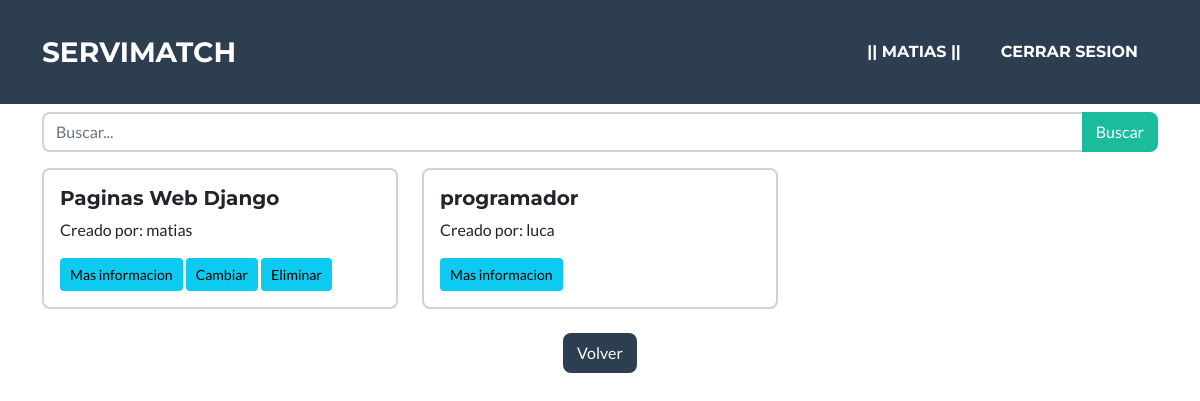
Before: /servicio/ofrecer/list/ (signed in) with the older database file.
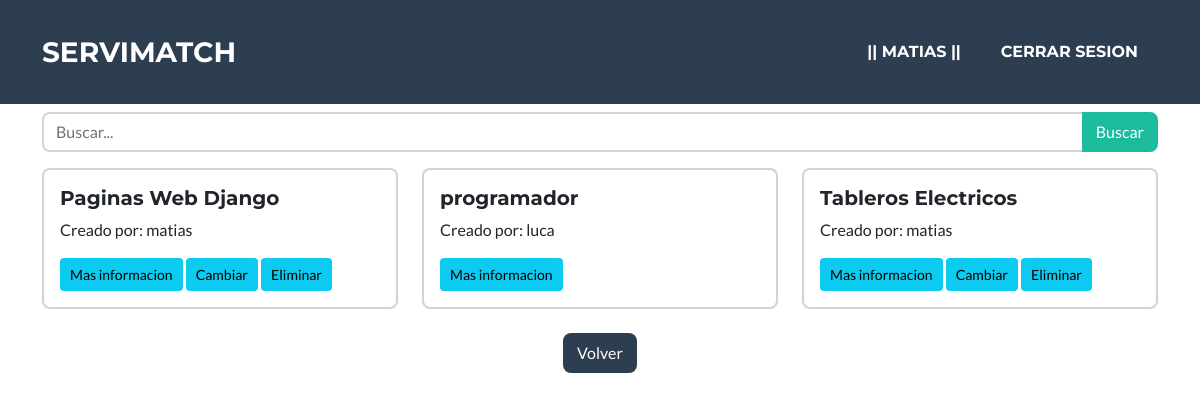
After: the same page with the newer database file.
### servicio/models.py (models this page shows, shortened)
class Servicio(models.Model):
    titulo = models.CharField(max_length=200)
    descripcion = models.TextField()
    usuario = models.ForeignKey(User, on_delete=models.CASCADE, default=None)
    imagen = models.ImageField(upload_to="imagenes", null=True, blank=True)

class OfrecerServicio(Servicio):
    precio = models.DecimalField(max_digits=10, decimal_places=2)
    disponible_desde = models.DateField()
    disponible_hasta = models.DateField()
    fecha_publicacion = models.DateField(auto_now_add=True)

class Servicio(models.Model):
    titulo = models.CharField(max_length=200)
    descripcion = models.TextField()
    usuario = models.ForeignKey(User, on_delete=models.CASCADE, default=None)
    imagen = models.ImageField(upload_to="imagenes", null=True, blank=True)

### servicio/views.py (the view)
# urls.py: path("ofrecer/list/", OfrecerServicioList.as_view(),name="ofrecer_servicio_list"),
class OfrecerServicioList(LoginRequiredMixin, ListView):
    model = OfrecerServicio
    template_name = "servicio/ofrecer_list.html"
    def get_queryset(self) -> QuerySet[Any]:
        queryset = super().get_queryset()
        busqueda = self.request.GET.get("busqueda")
        if busqueda:
            queryset = OfrecerServicio.objects.filter(
                Q(titulo__icontains=busqueda)
            )
        return queryset

### servicio/templates/servicio/ofrecer_list.html
{% extends 'core/base.html' %}
{% block content %}
<div style="overflow-y: auto;">
    <div class="container mt-5">
        <h1 class="text-center">Encontrar Servicios</h1>
        <form action="{% url 'servicio:ofrecer_servicio_list' %}" method="get" class="input-group mt-3">
            <input type="text" name="busqueda" class="form-control" placeholder="Buscar...">
            <button class="btn btn-primary" type="submit">Buscar</button>
        </form>
        <div class="row row-cols-1 row-cols-md-2 row-cols-lg-3 mt-3">
            {% for object in object_list %}
            <div class="col mb-4">
                <div class="card">
                    <div class="card-body">
                        <h5 class="card-title">{{ object.titulo }}</h5>
                        <p>Creado por: {{ object.usuario.username }}</p>
                        <a href="{% url 'servicio:ofrecer_servicio_detail' object.id %}" class="btn btn-info btn-sm">Mas informacion</a>
                        {% if object.usuario == request.user %}
                        <a href="{% url 'servicio:ofrecer_servicio_update' object.id %}" class="btn btn-info btn-sm">Cambiar</a>
                        <a href="{% url 'servicio:ofrecer_servicio_delete' object.id %}" class="btn btn-info btn-sm">Eliminar</a>
                        {% endif %}
                    </div>
                </div>
            </div>
            {% endfor %}
        </div>
        <div class="text-center">
            <a href="{% url 'servicio:index' %}" class="btn btn-secondary mb-4">Volver</a>
        </div>
    </div>
</div>
{% endblock content %}

Changed rows visible on the page:
added OfrecerServicio: titulo "Tableros Electricos", usuario.username "matias", shows "Cambiar"
